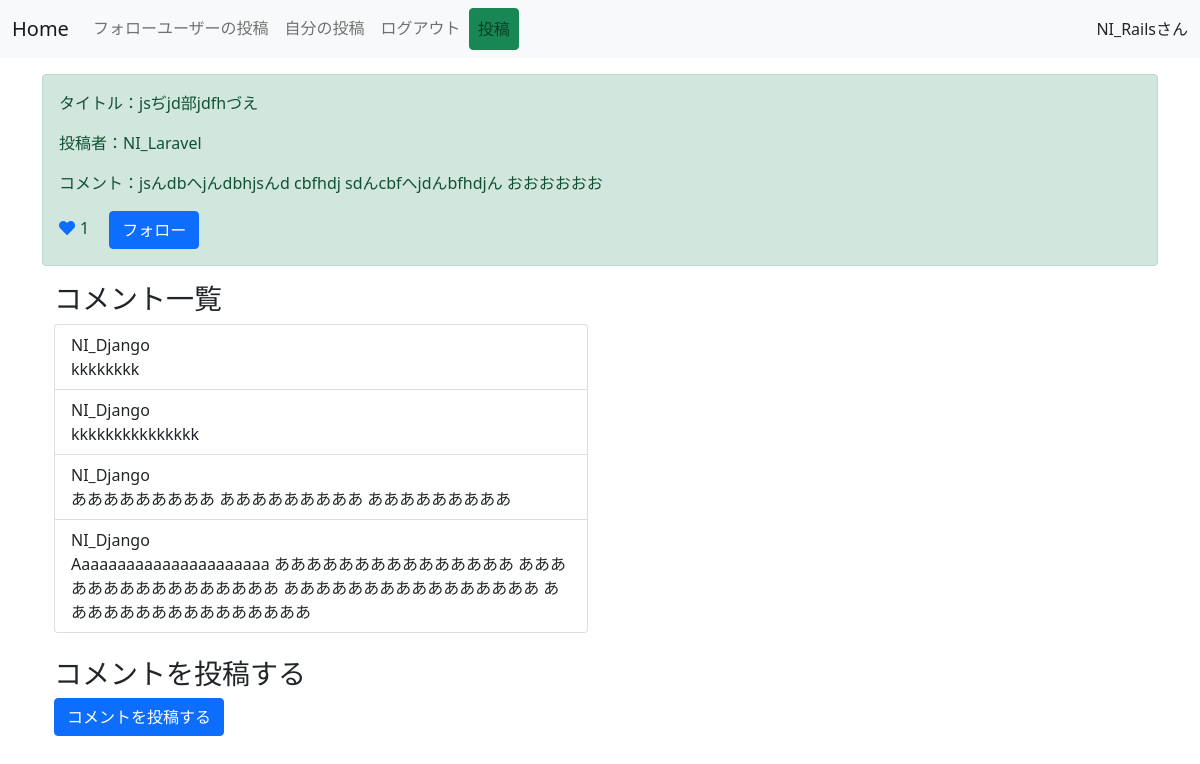
The app's page /detail/6 (signed in) with its own data.
### snsapp/models.py (models this page shows, shortened)
class Post(models.Model):
   title = models.CharField(max_length=100)
   content = models.TextField()
   user = models.ForeignKey(User, on_delete=models.CASCADE)
   like = models.ManyToManyField(User, related_name='related_post', blank=True)
   created_at = models.DateTimeField(auto_now_add=True)
   class Meta:
       ordering = ["-created_at"]

class Comment(models.Model):
    content = models.TextField()
    post = models.ForeignKey(Post, on_delete=models.CASCADE, related_name='comments')
    user = models.ForeignKey(User, on_delete=models.CASCADE)
    created_at = models.DateTimeField(auto_now_add=True)

### snsapp/views.py (the view)
# urls.py: path('detail/<int:pk>', DetailPost.as_view(), name='detail'),
class DetailPost(LoginRequiredMixin, DetailView):
   model = Post
   template_name = 'detail.html'

### templates/detail.html (shortened to what this page needs)
{% extends 'base.html' %}
{% load static %}
{% block customcss %}
<link rel="stylesheet" href="{% static 'style.css' %}">
{% endblock customcss %}
{% block content %}
<div class="container">
  <div class="alert alert-success" role="alert">
      <p>タイトル：{{object.title}}</p>
      <p>投稿者：{{object.user}}</p>
      <p>コメント：{{object.content}}</p>
      {% if request.user in object.like.all %}
      <a href="{% url 'like-detail' object.pk %}" class="like-btn add-color" tabindex="-1" role="button" aria-disabled="true"><i class="fas fa-heart"></i></a>{{object.like.count}}
      {% else %}
      <a href="{% url 'like-detail' object.pk %}" class="like-btn"  tabindex="-1" role="button" aria-disabled="true"><i class="fas fa-heart"></i></a>{{object.like.count}}
      {% endif %}
      {% if object.user in connection.0.following.all %}
      <a href="{% url 'follow-detail' object.pk %}" class="btn btn-danger ms-3" tabindex="-1" role="button" aria-disabled="true">フォロー解除</a>
      {% else %}
      <a href="{% url 'follow-detail' object.pk %}" class="btn btn-primary ms-3" tabindex="-1" role="button" aria-disabled="true">フォロー</a>
      {% endif %}
    </div>
    <div class="container">
        <div class="row">
            <div class="col-md-6">
                <h3>コメント一覧</h3>
                <ul class="list-group">
                    {% for comment in object.comments.all %}
                        <li class="list-group-item">
                            <div class="d-flex justify-content-between">
                                <div>{{ comment.user.username }}</div>
                            </div>
                            <div>{{ comment.content }}</div>
                        </li>
                    {% endfor %}
                </ul>
            </div>
        </div>
        <div class="row mt-4">
            <div class="col-md-6">
                <h3>コメントを投稿する</h3>
                <form method="post" action="{% url 'comment-create' object.pk %}">
                    <button type="submit" class="btn btn-primary">コメントを投稿する</button>
                </form>
            </div>
        </div>
    </div>
</div>
{% endblock content %}

### templates/base.html (shortened to what this page needs)
{% load static %}
<!doctype html>
<html lang="ja">
  <head>
    <link href="https://cdn.jsdelivr.net/npm/bootstrap@5.0.0-beta3/dist/css/bootstrap.min.css" rel="stylesheet">
    <link rel="stylesheet" href="https://use.fontawesome.com/releases/v5.15.1/css/all.css">
    {% block customcss %}
    {% endblock customcss %}
  </head>
  <body>
    <nav class="navbar navbar-expand-lg navbar-light bg-light mb-3">
        <div class="container-fluid">
          <a class="navbar-brand" href="{% url 'home' %}">Home</a>
          <div class="collapse navbar-collapse" id="navbarNavAltMarkup">
            <div class="navbar-nav">
              <a class="nav-link" href="{% url 'follow-list' %}">フォローユーザーの投稿</a>
              <a class="nav-link" href="{% url 'mypost' %}">自分の投稿</a>
              <a class="nav-link" href="/accounts/logout/">ログアウト</a>
              <a class="nav-link btn btn-success" href="{% url 'create' %}" role="button">投稿</a>
            </div>
          </div>
          <div>
            {{request.user.username}}さん
          </div>
        </div>
      </nav>
      {% block content %}
      {% endblock content %}
  </body>
</html>

### static/style.css (style rules this page uses)
.like-btn { display: inline-block; margin-right: 5px; }

### records on screen
Post: title "jsぢjd部jdfhづえ", user "NI_Laravel", content "jsんdbへjんdbhjsんd cbfhdj sdんcbfへjdんbfhdjん おおおおおお", like.count "1"
Comment: user.username "NI_Django", content "kkkkkkkk"
Comment: user.username "NI_Django", content "kkkkkkkkkkkkkkk"
Comment: user.username "NI_Django", content "あああああああああ あああああああああ あああああああああ"
Comment: user.username "NI_Django", content "Aaaaaaaaaaaaaaaaaaaaaa あああああああああああああああ ああああああああああああああああ ああああああああああああああああ ああああああああああああああああ"

### other values on screen
{{ request.user.username }} "NI_Rails"
